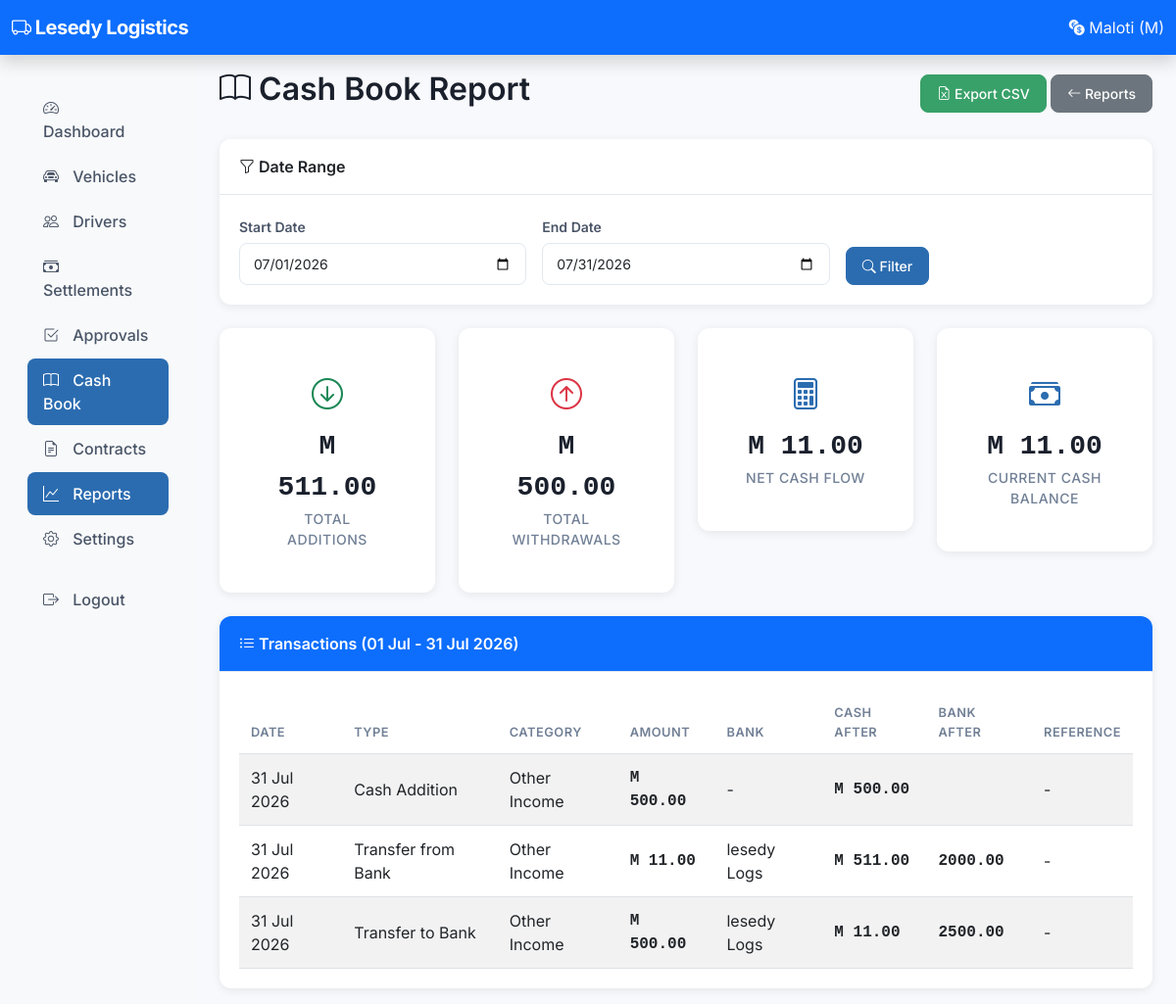
Page /reports/cashbook/ (signed in) on the committed database.
### accounts/models.py (models this page shows, shortened)
class SystemSettings(models.Model):
    debt_cap = models.DecimalField(max_digits=10, decimal_places=2, default=500.00)
    repayment_percentage = models.IntegerField(default=100)
    minimum_driver_take = models.DecimalField(max_digits=10, decimal_places=2, default=0)
    company_name = models.CharField(max_length=200, default='My Transport Fleet')
    company_phone = models.CharField(max_length=20, blank=True)
    company_email = models.EmailField(blank=True)
    company_address = models.TextField(blank=True)
    company_logo = models.ImageField(upload_to='company/', null=True, blank=True)
    days_in_month_for_salary = models.IntegerField(default=30)
    contract_settlement_day = models.IntegerField(default=1,
                                                   help_text="Day of month when contract is settled")
    default_bank_account = models.ForeignKey(
        'cashbook.BankAccount', on_delete=models.SET_NULL, null=True, blank=True
    )
    cash_alert_threshold = models.DecimalField(max_digits=10, decimal_places=2, default=1000.00)
    bank_alert_threshold = models.DecimalField(max_digits=10, decimal_places=2, default=2000.00)
    updated_at = models.DateTimeField(auto_now=True)
    class Meta:
        verbose_name_plural = "System Settings"
    @classmethod
    def get_settings(cls):
        obj, created = cls.objects.get_or_create(id=1)
        return obj

### cashbook/models.py (models this page shows, shortened)
class CashInHand(models.Model):
    balance = models.DecimalField(max_digits=12, decimal_places=2, default=0)
    last_updated = models.DateTimeField(auto_now=True)
    class Meta:
        verbose_name = 'Cash in Hand'
        verbose_name_plural = 'Cash in Hand'
    @classmethod
    def get_instance(cls):
        obj, created = cls.objects.get_or_create(id=1)
        return obj
    @classmethod
    def get_balance(cls):
        return cls.get_instance().balance

class CashTransaction(models.Model):
    TRANSACTION_TYPES = [
        ('addition', 'Cash Addition'),
        ('withdrawal', 'Cash Withdrawal'),
        ('transfer_to_bank', 'Transfer to Bank'),
        ('transfer_from_bank', 'Transfer from Bank'),
        ('expense_cash', 'Expense (Cash)'),
        ('expense_bank', 'Expense (Bank)'),
        ('petty_cash', 'Petty Cash'),
        ('salary_payment', 'Salary Payment'),
        ('commission_payment', 'Commission Payment'),
        ('bonus_payment', 'Bonus Payment'),
        ('loan_repayment', 'Loan Repayment'),
        ('settlement_collection', 'Settlement Collection'),
    ]
    CATEGORIES = [
        ('settlement_collection', 'Driver Settlement Collection'),
        ('other_income', 'Other Income'),
        ('loan_income', 'Loan Received'),
        ('fuel', 'Fuel'),
        ('maintenance', 'Maintenance/Repairs'),
        ('insurance', 'Insurance'),
        ('permit', 'Permit/License'),
        ('admin_expense', 'Admin Expense'),
        ('driver_salary', 'Driver Salary'),
        ('driver_commission', 'Driver Commission'),
        ('driver_bonus', 'Driver Bonus'),
        ('repayment', 'Loan Repayment'),
        ('other_expense', 'Other Expense'),
        ('petty_cash_expense', 'Petty Cash Expense'),
    ]
    settlement = models.ForeignKey(
        'settlements.DailySettlement',
        on_delete=models.SET_NULL,
        null=True,
        blank=True,
        related_name='cash_transactions',
    )
    bank_account = models.ForeignKey(
        BankAccount,
        on_delete=models.SET_NULL,
        null=True,
        blank=True,
        related_name='transactions',
    )
    transaction_type = models.CharField(max_length=30, choices=TRANSACTION_TYPES)
    category = models.CharField(max_length=30, choices=CATEGORIES)
    amount = models.DecimalField(max_digits=12, decimal_places=2)
    date = models.DateField(default=timezone.now)
    reference = models.CharField(max_length=100, blank=True)
    receipt_photo = models.ImageField(upload_to='receipts/', null=True, blank=True)
    cash_balance_after = models.DecimalField(
        max_digits=12, decimal_places=2, editable=False, null=True, blank=True
    )
    bank_balance_after = models.DecimalField(
        max_digits=12, decimal_places=2, editable=False, null=True, blank=True
    )
    notes = models.TextField(blank=True)
    created_by = models.ForeignKey(
        'auth.User',
        on_delete=models.SET_NULL,
        null=True,
        blank=True,
        related_name='cash_transactions',
    )
    created_at = models.DateTimeField(auto_now_add=True)
    class Meta:
        ordering = ['-date', '-created_at']

class BankAccount(models.Model):
    name = models.CharField(max_length=100)
    account_number = models.CharField(max_length=50)
    bank_name = models.CharField(max_length=100)
    branch = models.CharField(max_length=100, blank=True)
    opening_balance = models.DecimalField(max_digits=12, decimal_places=2, default=0)
    current_balance = models.DecimalField(max_digits=12, decimal_places=2, default=0)
    is_active = models.BooleanField(default=True)
    created_at = models.DateTimeField(auto_now_add=True)
    updated_at = models.DateTimeField(auto_now=True)
    class Meta:
        ordering = ['name']

### reports/views.py (the view)
# urls.py: path('cashbook/', views.cashbook_report, name='report_cashbook'),
@_owner_required
def cashbook_report(request):
    start_date, end_date = _get_date_range(request)
    transactions = CashTransaction.objects.filter(
        date__gte=start_date, date__lte=end_date
    ).order_by('date', 'created_at')
    additions = transactions.filter(
        transaction_type__in=['addition', 'transfer_from_bank', 'settlement_collection']
    ).aggregate(total=Sum('amount'))['total'] or 0
    withdrawals = transactions.filter(
        transaction_type__in=['withdrawal', 'transfer_to_bank', 'expense_cash',
                              'petty_cash', 'salary_payment', 'commission_payment',
                              'bonus_payment', 'loan_repayment']
    ).aggregate(total=Sum('amount'))['total'] or 0
    context = {
        'start_date': start_date,
        'end_date': end_date,
        'transactions': transactions,
        'additions': additions,
        'withdrawals': withdrawals,
        'net': additions - withdrawals,
        'cash_balance': CashInHand.get_balance(),
    }
    return render(request, 'reports/cashbook.html', context)

### templates/reports/cashbook.html (shortened to what this page needs)
{% extends 'base.html' %}
{% block content %}
<div class="d-flex justify-content-between align-items-center mb-4">
    <h2><i class="bi bi-book"></i> Cash Book Report</h2>
    <div>
        <a href="{% url 'report_cashbook_csv' %}?start_date={{ start_date|date:'Y-m-d' }}&end_date={{ end_date|date:'Y-m-d' }}" class="btn btn-success"><i class="bi bi-file-earmark-excel"></i> Export CSV</a>
        <a href="{% url 'report_index' %}" class="btn btn-secondary"><i class="bi bi-arrow-left"></i> Reports</a>
    </div>
</div>
<div class="card mb-4">
    <div class="card-header"><i class="bi bi-funnel"></i> Date Range</div>
    <div class="card-body">
        <form method="get" class="row g-3">
            <div class="col-md-4">
                <label class="form-label">Start Date</label>
                <input type="date" name="start_date" value="{{ start_date|date:'Y-m-d' }}" class="form-control">
            </div>
            <div class="col-md-4">
                <label class="form-label">End Date</label>
                <input type="date" name="end_date" value="{{ end_date|date:'Y-m-d' }}" class="form-control">
            </div>
            <div class="col-md-4 d-flex align-items-end">
                <button type="submit" class="btn btn-primary"><i class="bi bi-search"></i> Filter</button>
            </div>
        </form>
    </div>
</div>
<div class="row mb-4">
    <div class="col-md-3">
        <div class="card text-center stat-card">
            <div class="card-body">
                <div class="stat-icon"><i class="bi bi-arrow-down-circle text-success"></i></div>
                <div class="stat-value amount-positive">M {{ additions|floatformat:2 }}</div>
                <div class="stat-label">Total Additions</div>
            </div>
        </div>
    </div>
    <div class="col-md-3">
        <div class="card text-center stat-card">
            <div class="card-body">
                <div class="stat-icon"><i class="bi bi-arrow-up-circle text-danger"></i></div>
                <div class="stat-value amount-negative">M {{ withdrawals|floatformat:2 }}</div>
                <div class="stat-label">Total Withdrawals</div>
            </div>
        </div>
    </div>
    <div class="col-md-3">
        <div class="card text-center stat-card">
            <div class="card-body">
                <div class="stat-icon"><i class="bi bi-calculator"></i></div>
                <div class="stat-value {% if net >= 0 %}amount-positive{% else %}amount-negative{% endif %}">M {{ net|floatformat:2 }}</div>
                <div class="stat-label">Net Cash Flow</div>
            </div>
        </div>
    </div>
    <div class="col-md-3">
        <div class="card text-center stat-card">
            <div class="card-body">
                <div class="stat-icon"><i class="bi bi-cash-stack"></i></div>
                <div class="stat-value">M {{ cash_balance|floatformat:2 }}</div>
                <div class="stat-label">Current Cash Balance</div>
            </div>
        </div>
    </div>
</div>
<div class="card">
    <div class="card-header bg-primary text-white"><i class="bi bi-list-ul"></i> Transactions ({{ start_date|date:"d M" }} - {{ end_date|date:"d M Y" }})</div>
    <div class="card-body">
        <div class="table-responsive">
            <table class="table table-striped table-hover">
                <thead>
                    <tr>
                        <th>Date</th>
                        <th>Type</th>
                        <th>Category</th>
                        <th>Amount</th>
                        <th>Bank</th>
                        <th>Cash After</th>
                        <th>Bank After</th>
                        <th>Reference</th>
                    </tr>
                </thead>
                <tbody>
                    {% for t in transactions %}
                    <tr>
                        <td>{{ t.date|date:"d M Y" }}</td>
                        <td>{{ t.get_transaction_type_display }}</td>
                        <td>{{ t.get_category_display }}</td>
                        <td class="amount">M {{ t.amount|floatformat:2 }}</td>
                        <td>{{ t.bank_account.name|default:"-" }}</td>
                        <td class="amount">M {{ t.cash_balance_after|floatformat:2 }}</td>
                        <td class="amount">{{ t.bank_balance_after|default:"-"|floatformat:2 }}</td>
                        <td>{{ t.reference|default:"-" }}</td>
                    </tr>
                    {% empty %}
                    <tr><td colspan="8" class="text-center text-muted">No transactions found</td></tr>
                    {% endfor %}
                </tbody>
            </table>
        </div>
    </div>
</div>
{% endblock %}

### templates/base.html (shortened to what this page needs)
{% load static %}
<!DOCTYPE html>
<html lang="en">
<head>
    <link href="https://cdn.jsdelivr.net/npm/bootstrap@5.3.0/dist/css/bootstrap.min.css" rel="stylesheet">
    <link rel="stylesheet" href="https://cdn.jsdelivr.net/npm/bootstrap-icons@1.11.0/font/bootstrap-icons.css">
    <link rel="stylesheet" href="{% static 'css/style.css' %}">
</head>
<body>
    <nav class="navbar navbar-dark bg-primary shadow">
        <div class="container-fluid">
            <a class="navbar-brand" href="{% url 'owner_dashboard' %}">
                <i class="bi bi-truck"></i> {{ company_name|default:"Taxi Accounting" }}
            </a>
            <span class="navbar-text text-light">
                <i class="bi bi-currency-exchange"></i> Maloti (M)
            </span>
        </div>
    </nav>
    <div class="container-fluid">
        <div class="row">
            <nav class="col-md-3 col-lg-2 d-none d-md-block bg-light sidebar">
                <div class="position-sticky">
                    <ul class="nav flex-column p-3">
                        <li class="nav-item">
                            <a class="nav-link {% if request.resolver_match.url_name == 'owner_dashboard' %}active{% endif %}"
                               href="{% url 'owner_dashboard' %}">
                                <i class="bi bi-speedometer2"></i> Dashboard
                            </a>
                        </li>
                        <li class="nav-item">
                            <a class="nav-link {% if 'vehicle' in request.resolver_match.url_name %}active{% endif %}"
                               href="{% url 'owner_vehicle_list' %}">
                                <i class="bi bi-car-front"></i> Vehicles
                            </a>
                        </li>
                        <li class="nav-item">
                            <a class="nav-link {% if 'driver' in request.resolver_match.url_name %}active{% endif %}"
                               href="{% url 'owner_driver_list' %}">
                                <i class="bi bi-people"></i> Drivers
                            </a>
                        </li>
                        <li class="nav-item">
                            <a class="nav-link {% if 'settlement' in request.resolver_match.url_name %}active{% endif %}"
                               href="{% url 'owner_settlement_list' %}">
                                <i class="bi bi-cash-stack"></i> Settlements
                            </a>
                        </li>
                        <li class="nav-item">
                            <a class="nav-link {% if 'approval' in request.resolver_match.url_name %}active{% endif %}"
                               href="{% url 'owner_pending_approvals' %}">
                                <i class="bi bi-check2-square"></i> Approvals
                            </a>
                        </li>
                        <li class="nav-item">
                            <a class="nav-link {% if 'cashbook' in request.resolver_match.url_name or 'bank' in request.resolver_match.url_name %}active{% endif %}"
                               href="{% url 'owner_cashbook_dashboard' %}">
                                <i class="bi bi-book"></i> Cash Book
                            </a>
                        </li>
                        <li class="nav-item">
                            <a class="nav-link {% if 'contract' in request.resolver_match.url_name %}active{% endif %}"
                               href="{% url 'owner_contract_dashboard' %}">
                                <i class="bi bi-file-earmark-text"></i> Contracts
                            </a>
                        </li>
                        <li class="nav-item">
                            <a class="nav-link {% if 'report' in request.resolver_match.url_name %}active{% endif %}"
                               href="{% url 'report_index' %}">
                                <i class="bi bi-graph-up"></i> Reports
                            </a>
                        </li>
                        <li class="nav-item">
                            <a class="nav-link {% if 'setting' in request.resolver_match.url_name %}active{% endif %}"
                               href="{% url 'owner_settings' %}">
                                <i class="bi bi-gear"></i> Settings
                            </a>
                        </li>
                        <li class="nav-item mt-3">
                            <a class="nav-link" href="{% url 'logout' %}">
                                <i class="bi bi-box-arrow-right"></i> Logout
                            </a>
                        </li>
                    </ul>
                </div>
            </nav>
            <main class="col-md-9 col-lg-10 px-4 py-3">
                {% block content %}{% endblock %}
            </main>
        </div>
    </div>
</body>
</html>

### rows in the picture
SystemSettings: company_name "Lesedy Logistics"
CashInHand: balance "11.00"
CashTransaction: date "31 Jul 2026", transaction_type "Cash Addition", category "Other Income", amount "500.00", bank_account.name "-", cash_balance_after "500.00", reference "-"
CashTransaction: date "31 Jul 2026", transaction_type "Transfer from Bank", category "Other Income", amount "11.00", bank_account.name "lesedy Logs", cash_balance_after "511.00", bank_balance_after "2000.00", reference "-"
CashTransaction: date "31 Jul 2026", transaction_type "Transfer to Bank", category "Other Income", amount "500.00", bank_account.name "lesedy Logs", cash_balance_after "11.00", bank_balance_after "2500.00", reference "-"

### other values in the picture
{{ additions|floatformat:2 }} "511.00"
{{ withdrawals|floatformat:2 }} "500.00"
{{ net|floatformat:2 }} "11.00"
{{ start_date|date:"d M" }} "01 Jul"
{{ end_date|date:"d M Y" }} "31 Jul 2026"
